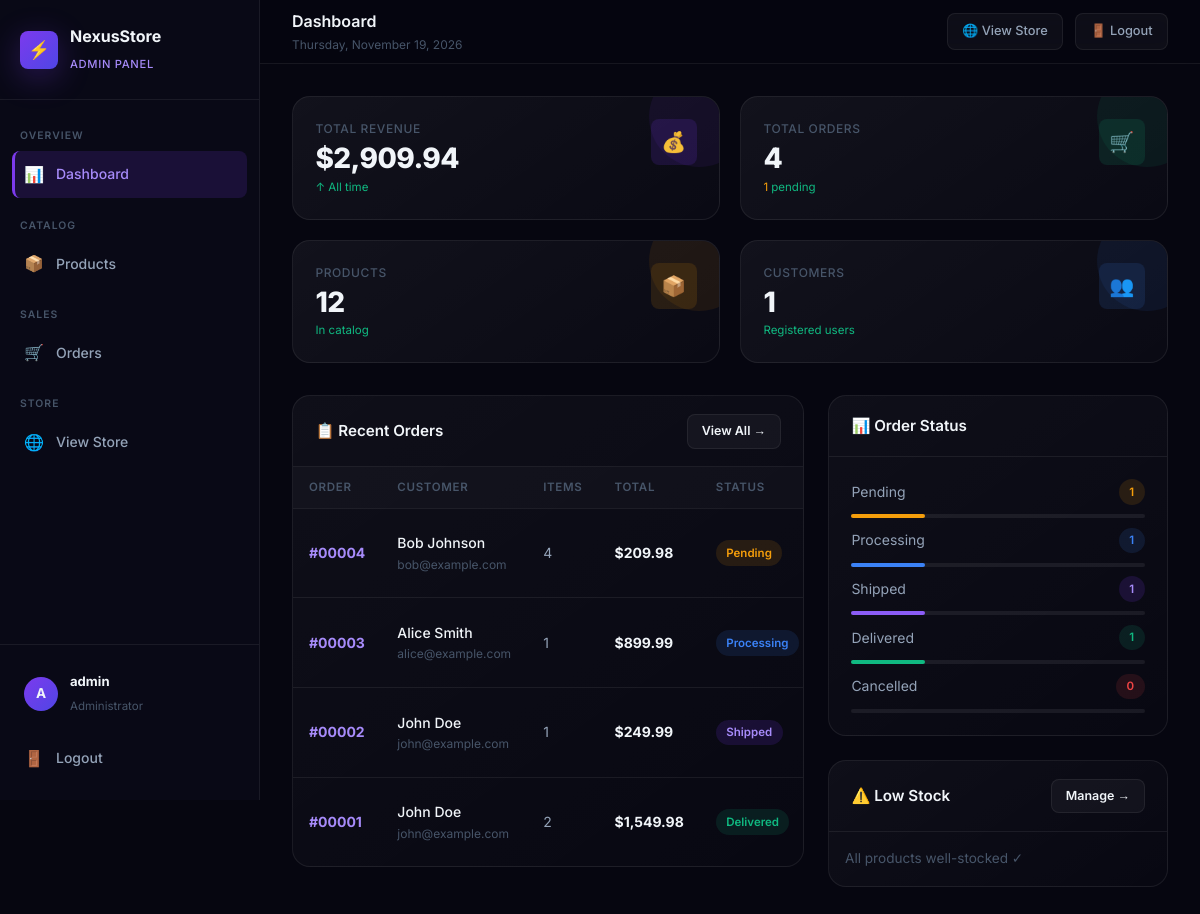
The page /admin/index.php (signed in) on the database its author committed.
### tables this page shows
CREATE TABLE IF NOT EXISTS orders (
    id INT AUTO_INCREMENT PRIMARY KEY,
    user_id INT DEFAULT NULL,
    full_name VARCHAR(100) NOT NULL,
    email VARCHAR(150) NOT NULL,
    address TEXT NOT NULL,
    city VARCHAR(100) NOT NULL,
    zip VARCHAR(20) NOT NULL,
    country VARCHAR(100) NOT NULL DEFAULT 'United States',
    total DECIMAL(10,2) NOT NULL DEFAULT 0.00,
    status ENUM('Pending','Processing','Shipped','Delivered','Cancelled') NOT NULL DEFAULT 'Pending',
    created_at TIMESTAMP DEFAULT CURRENT_TIMESTAMP,
    FOREIGN KEY (user_id) REFERENCES users(id) ON DELETE SET NULL
);

### includes/functions.php (called while the page is built, shortened)
<?php
function formatPrice(float $price): string {
    return '$' . number_format($price, 2);
}
function sanitize(string $str): string {
    return htmlspecialchars(strip_tags(trim($str)), ENT_QUOTES, 'UTF-8');
}
function getStatusBadgeClass(string $status): string {
    return match ($status) {
        'Pending'    => 'badge-warning',
        'Processing' => 'badge-info',
        'Shipped'    => 'badge-primary',
        'Delivered'  => 'badge-success',
        'Cancelled'  => 'badge-danger',
        default      => 'badge-secondary',
    };
}
function getStatusColor(string $status): string {
    return match ($status) {
        'Pending'    => '#f59e0b',
        'Processing' => '#3b82f6',
        'Shipped'    => '#8b5cf6',
        'Delivered'  => '#10b981',
        'Cancelled'  => '#ef4444',
        default      => '#64748b',
    };
}

### admin/index.php (the view, shortened to what this page needs)
<?php
require_once __DIR__ . '/includes/header.php';
$totalRevenue = $pdo->query("SELECT COALESCE(SUM(total),0) FROM orders WHERE status != 'Cancelled'")->fetchColumn();
$totalOrders  = $pdo->query("SELECT COUNT(*) FROM orders")->fetchColumn();
$totalProducts= $pdo->query("SELECT COUNT(*) FROM products")->fetchColumn();
$totalUsers   = $pdo->query("SELECT COUNT(*) FROM users")->fetchColumn();
$pendingOrders= $pdo->query("SELECT COUNT(*) FROM orders WHERE status = 'Pending'")->fetchColumn();
$recentOrders = $pdo->query("SELECT o.*, (SELECT COUNT(*) FROM order_items oi WHERE oi.order_id = o.id) AS item_count FROM orders o ORDER BY o.created_at DESC LIMIT 8")->fetchAll();
$lowStock = $pdo->query("SELECT p.*, c.name AS cat_name FROM products p LEFT JOIN categories c ON p.category_id = c.id WHERE p.stock < 10 ORDER BY p.stock ASC LIMIT 5")->fetchAll();
$statusStats = $pdo->query("SELECT status, COUNT(*) as cnt FROM orders GROUP BY status")->fetchAll(PDO::FETCH_KEY_PAIR);
?>
<div class="stats-grid">
  <div class="stat-card">
    <div class="stat-data">
      <div class="stat-label">Total Revenue</div>
      <div class="stat-value"><?= formatPrice($totalRevenue) ?></div>
      <div class="stat-trend trend-up">↑ All time</div>
    </div>
    <div class="stat-icon stat-icon-purple">💰</div>
  </div>
  <div class="stat-card">
    <div class="stat-data">
      <div class="stat-label">Total Orders</div>
      <div class="stat-value"><?= $totalOrders ?></div>
      <div class="stat-trend trend-up">
        <span style="color:var(--warning);"><?= $pendingOrders ?></span> pending
      </div>
    </div>
    <div class="stat-icon stat-icon-green">🛒</div>
  </div>
  <div class="stat-card">
    <div class="stat-data">
      <div class="stat-label">Products</div>
      <div class="stat-value"><?= $totalProducts ?></div>
      <div class="stat-trend trend-up">In catalog</div>
    </div>
    <div class="stat-icon stat-icon-yellow">📦</div>
  </div>
  <div class="stat-card">
    <div class="stat-data">
      <div class="stat-label">Customers</div>
      <div class="stat-value"><?= $totalUsers ?></div>
      <div class="stat-trend trend-up">Registered users</div>
    </div>
    <div class="stat-icon stat-icon-blue">👥</div>
  </div>
</div>
<div style="display:grid;grid-template-columns:1fr 340px;gap:1.5rem;align-items:start;">
  <div class="admin-card">
    <div class="admin-card-header">
      <h3>📋 Recent Orders</h3>
      <a href="/ecommerce/admin/orders.php" class="btn btn-ghost btn-sm">View All →</a>
    </div>
    <div class="admin-table-wrap">
      <table class="admin-table" role="table">
        <thead>
          <tr>
            <th scope="col">Order</th>
            <th scope="col">Customer</th>
            <th scope="col">Items</th>
            <th scope="col">Total</th>
            <th scope="col">Status</th>
          </tr>
        </thead>
        <tbody>
          <?php foreach ($recentOrders as $order): ?>
            <tr>
              <td><strong style="color:var(--accent);">#<?= str_pad($order['id'],5,'0',STR_PAD_LEFT) ?></strong></td>
              <td>
                <div style="font-size:0.875rem;font-weight:500;"><?= sanitize($order['full_name']) ?></div>
                <div style="font-size:0.75rem;color:var(--text-muted);"><?= sanitize($order['email']) ?></div>
              </td>
              <td style="color:var(--text-secondary);"><?= $order['item_count'] ?></td>
              <td><strong><?= formatPrice($order['total']) ?></strong></td>
              <td><span class="badge <?= getStatusBadgeClass($order['status']) ?>"><?= sanitize($order['status']) ?></span></td>
            </tr>
          <?php endforeach; ?>
        </tbody>
      </table>
    </div>
  </div>
  <div style="display:flex;flex-direction:column;gap:1.5rem;">
    <div class="admin-card">
      <div class="admin-card-header"><h3>📊 Order Status</h3></div>
      <div class="admin-card-body" style="display:flex;flex-direction:column;gap:0.6rem;">
        <?php
          $allStatuses = ['Pending','Processing','Shipped','Delivered','Cancelled'];
          foreach ($allStatuses as $s):
            $cnt   = $statusStats[$s] ?? 0;
            $color = getStatusColor($s);
        ?>
          <div style="display:flex;align-items:center;justify-content:space-between;font-size:0.875rem;">
            <span style="color:var(--text-secondary);"><?= $s ?></span>
            <span class="badge <?= getStatusBadgeClass($s) ?>"><?= $cnt ?></span>
          </div>
          <div style="height:4px;background:var(--border);border-radius:2px;">
            <?php if ($totalOrders > 0): ?>
              <div style="height:100%;border-radius:2px;background:<?= $color ?>;width:<?= round($cnt/$totalOrders*100) ?>%;transition:width 0.5s ease;"></div>
            <?php endif; ?>
          </div>
        <?php endforeach; ?>
      </div>
    </div>
    <div class="admin-card">
      <div class="admin-card-header">
        <h3>⚠️ Low Stock</h3>
        <a href="/ecommerce/admin/products.php" class="btn btn-ghost btn-sm">Manage →</a>
      </div>
      <div class="admin-card-body" style="padding:0.5rem 1rem;">
        <?php if (empty($lowStock)): ?>
          <p style="color:var(--text-muted);font-size:0.85rem;padding:0.5rem 0;">All products well-stocked ✓</p>
        <?php endif; ?>
      </div>
    </div>
  </div>
</div>
<?php require_once __DIR__ . '/includes/footer.php'; ?>

### rows shown on the page
orders: id "00004", full_name "Bob Johnson", email "bob@example.com", item_count "4", total "$209.98", status "Pending"
orders: id "00003", full_name "Alice Smith", email "alice@example.com", item_count "1", total "$899.99", status "Processing"
orders: id "00002", full_name "John Doe", email "john@example.com", item_count "1", total "$249.99", status "Shipped"
orders: id "00001", full_name "John Doe", email "john@example.com", item_count "2", total "$1,549.98", status "Delivered"

### other values the page prints
substr($_SESSION['admin_username'] ?? 'A', 0, 1) "A"
$_SESSION['admin_username'] "admin"
$adminPageTitle "Dashboard"
formatPrice($totalRevenue) "$2,909.94"
$totalOrders "4"
$pendingOrders "1"
$totalProducts "12"
$totalUsers "1"
$s "Pending"
$cnt "1"
$s "Processing"
$s "Shipped"
$s "Delivered"
$s "Cancelled"
$cnt "0"
